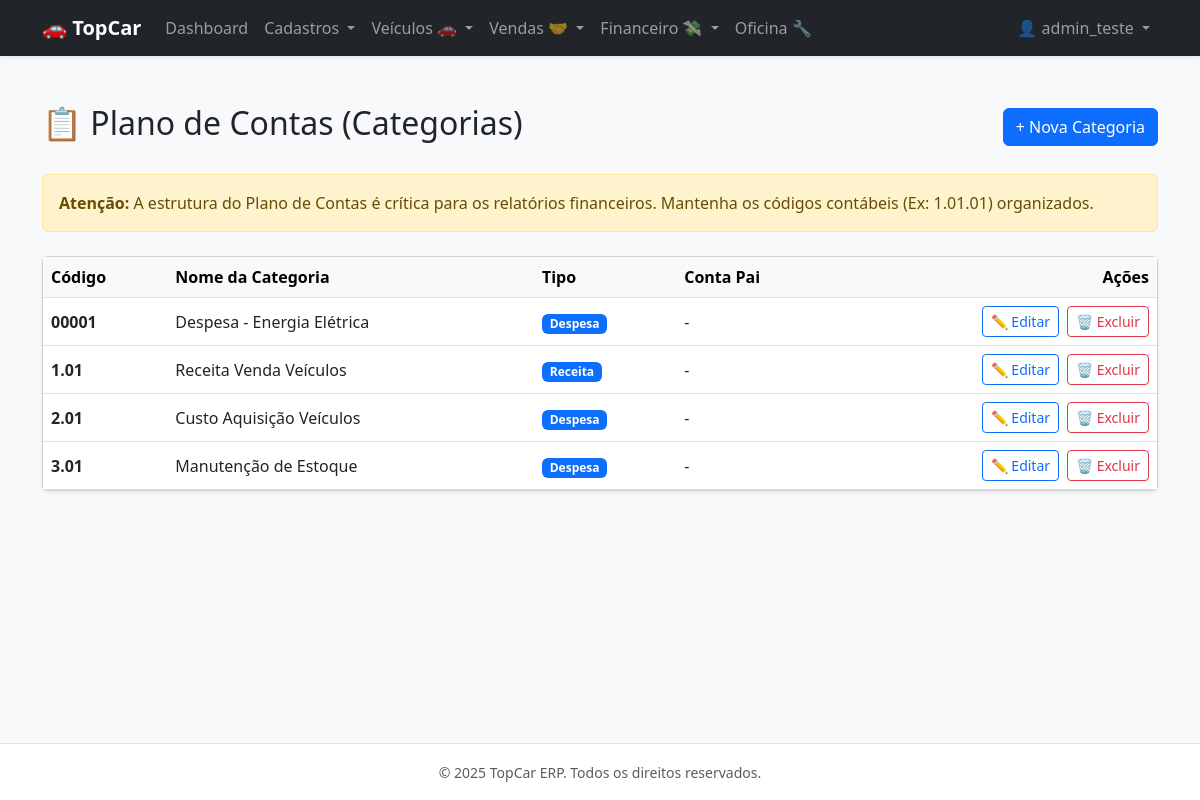
Page /financial/chart-of-accounts/ (signed in) on the earlier database version.
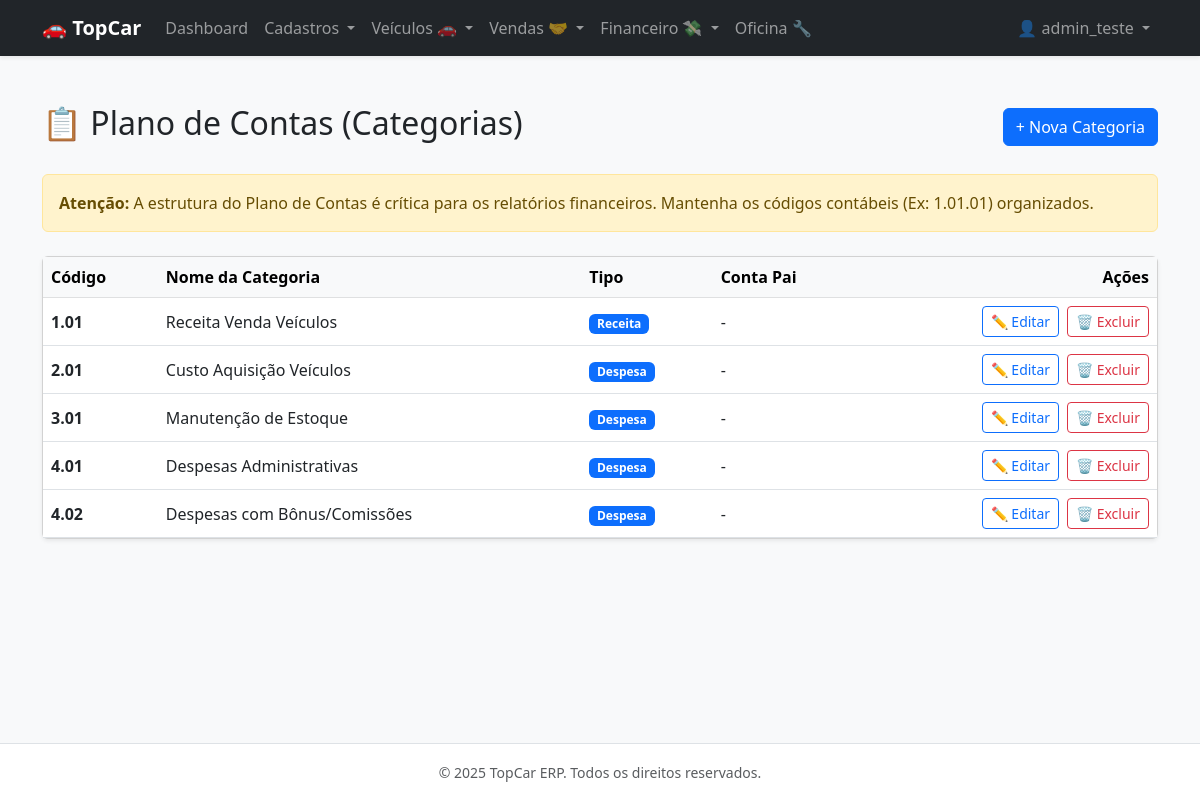
Same page on the later database version.
### apps/core/models.py (models this page shows, shortened)
class CustomUser(AbstractUser):
    class Meta:
        verbose_name = 'Usuário do Sistema'
        verbose_name_plural = 'Usuários do Sistema'

### apps/financial/models.py (models this page shows, shortened)
class ChartOfAccounts(TenantAwareModel):
    OPERATION_CHOICES = [
        ('REVENUE', 'Receita'),
        ('EXPENSE', 'Despesa'),
    ]
    name = models.CharField(max_length=100, verbose_name="Nome da Categoria")
    code = models.CharField(max_length=20, unique=True, verbose_name="Código Contábil") # Ex: 1.01
    operation_type = models.CharField(max_length=10, choices=OPERATION_CHOICES)
    parent = models.ForeignKey('self', on_delete=models.CASCADE, null=True, blank=True, related_name='children')
    class Meta:
        verbose_name = "Plano de Contas"
        verbose_name_plural = "Planos de Contas"
        ordering = ['code']

### apps/financial/views.py (the view)
# urls.py: path('chart-of-accounts/', views.chart_of_accounts_list, name='chart_of_accounts_list'),
@login_required
def chart_of_accounts_list(request):
    accounts = ChartOfAccounts.objects.select_related('parent').all().order_by('code')
    return render(request, 'financial/chart_of_accounts_list.html', {'accounts': accounts})

### templates/financial/chart_of_accounts_list.html (shortened to what this page needs)
{% extends 'base.html' %}
{% block content %}
<div class="d-flex justify-content-between align-items-center mb-4">
    <h2>📋 Plano de Contas (Categorias)</h2>
    <a href="{% url 'chart_of_accounts_create' %}" class="btn btn-primary">+ Nova Categoria</a>
</div>
<div class="alert alert-warning">
    <strong>Atenção:</strong> A estrutura do Plano de Contas é crítica para os relatórios financeiros. Mantenha os códigos contábeis (Ex: 1.01.01) organizados.
</div>
<div class="card shadow-sm mt-4">
    <div class="table-responsive">
        <table class="table table-hover align-middle mb-0">
            <thead class="table-light">
                <tr>
                    <th>Código</th>
                    <th>Nome da Categoria</th>
                    <th>Tipo</th>
                    <th>Conta Pai</th>
                    <th class="text-end">Ações</th>
                </tr>
            </thead>
            <tbody>
                {% for account in accounts %}
                <tr>
                    <td><span class="fw-bold">{{ account.code }}</span></td>
                    <td>{{ account.name }}</td>
                    <td>
                        <span class="badge bg-{% if account.operation_type == 'RECEIVABLE' %}success{% elif account.operation_type == 'PAYABLE' %}danger{% else %}primary{% endif %}">
                            {{ account.get_operation_type_display }}
                        </span>
                    </td>
                    <td>{{ account.parent.name|default:"-" }}</td>
                    <td class="text-end">
                        <div class="d-flex gap-2 justify-content-end">
                            <a href="{% url 'chart_of_accounts_update' account.id %}" class="btn btn-sm btn-outline-primary">
                                ✏️ Editar
                            </a>
                            <form action="{% url 'chart_of_accounts_delete' account.id %}" method="post" class="d-inline" autocomplete="off"
                                  onsubmit="return confirm('Tem certeza que deseja EXCLUIR a categoria {{ account.name }}? Esta ação é irreversível e pode gerar erros se houver lançamentos vinculados.');">
                                <button type="submit" class="btn btn-sm btn-outline-danger">
                                    🗑️ Excluir
                                </button>
                            </form>
                        </div>
                    </td>
                </tr>
                {% empty %}
                <tr>
                    <td colspan="5" class="text-center py-4 text-muted">Nenhuma categoria cadastrada.</td>
                </tr>
                {% endfor %}
            </tbody>
        </table>
    </div>
</div>
{% endblock %}

### templates/base.html (shortened to what this page needs)
<!DOCTYPE html>
<html lang="pt-br">
<head>
    <link href="https://cdn.jsdelivr.net/npm/bootstrap@5.3.0/dist/css/bootstrap.min.css" rel="stylesheet">
</head>
<body class="bg-light d-flex flex-column min-vh-100">
    <nav class="navbar navbar-expand-lg navbar-dark bg-dark shadow-sm">
        <div class="container">
            <a class="navbar-brand fw-bold" href="{% url 'dashboard' %}">🚗 TopCar</a>
            <div class="collapse navbar-collapse" id="navbarNav">
                <ul class="navbar-nav me-auto">
                    {% if user.is_authenticated %}
                        <li class="nav-item">
                            <a class="nav-link" href="{% url 'dashboard' %}">Dashboard</a>
                        </li>
                        <li class="nav-item dropdown">
                            <a class="nav-link dropdown-toggle" href="#" role="button" data-bs-toggle="dropdown">
                                Cadastros
                            </a>
                        </li>
                        <li class="nav-item dropdown">
                            <a class="nav-link dropdown-toggle" href="#" role="button" data-bs-toggle="dropdown">
                                Veículos 🚗
                            </a>
                        </li>
                        <li class="nav-item dropdown">
                            <a class="nav-link dropdown-toggle" href="#" role="button" data-bs-toggle="dropdown">
                                Vendas 🤝
                            </a>
                        </li>
                        <li class="nav-item dropdown">
                            <a class="nav-link dropdown-toggle" href="#" role="button" data-bs-toggle="dropdown">
                                Financeiro 💸
                            </a>
                        </li>
                        <li class="nav-item">
                            <a class="nav-link" href="{% url 'maintenance_list' %}">Oficina 🔧</a>
                        </li>
                    {% endif %}
                </ul>
                <ul class="navbar-nav">
                    {% if user.is_authenticated %}
                        <li class="nav-item dropdown">
                            <a class="nav-link dropdown-toggle" href="#" role="button" data-bs-toggle="dropdown">
                                👤 {{ user.username }}
                            </a>
                        </li>
                    {% else %}
                        <li class="nav-item">
                            <a class="nav-link btn btn-primary text-white px-4" href="{% url 'login' %}">Entrar</a>
                        </li>
                    {% endif %}
                </ul>
            </div>
        </div>
    </nav>
    <main class="container my-4 flex-grow-1">
        {% block content %}
        {% endblock %}
    </main>
    <footer class="bg-white py-3 mt-auto border-top">
        <div class="container text-center text-muted">
            <small>&copy; 2025 TopCar ERP. Todos os direitos reservados.</small>
        </div>
    </footer>
</body>
</html>

Differences in the rows shown:
removed ChartOfAccounts: code "00001", name "Despesa - Energia Elétrica", operation_type "Despesa", parent.name "-"
added ChartOfAccounts: code "4.01", name "Despesas Administrativas", operation_type "Despesa", parent.name "-"
added ChartOfAccounts: code "4.02", name "Despesas com Bônus/Comissões", operation_type "Despesa", parent.name "-"
